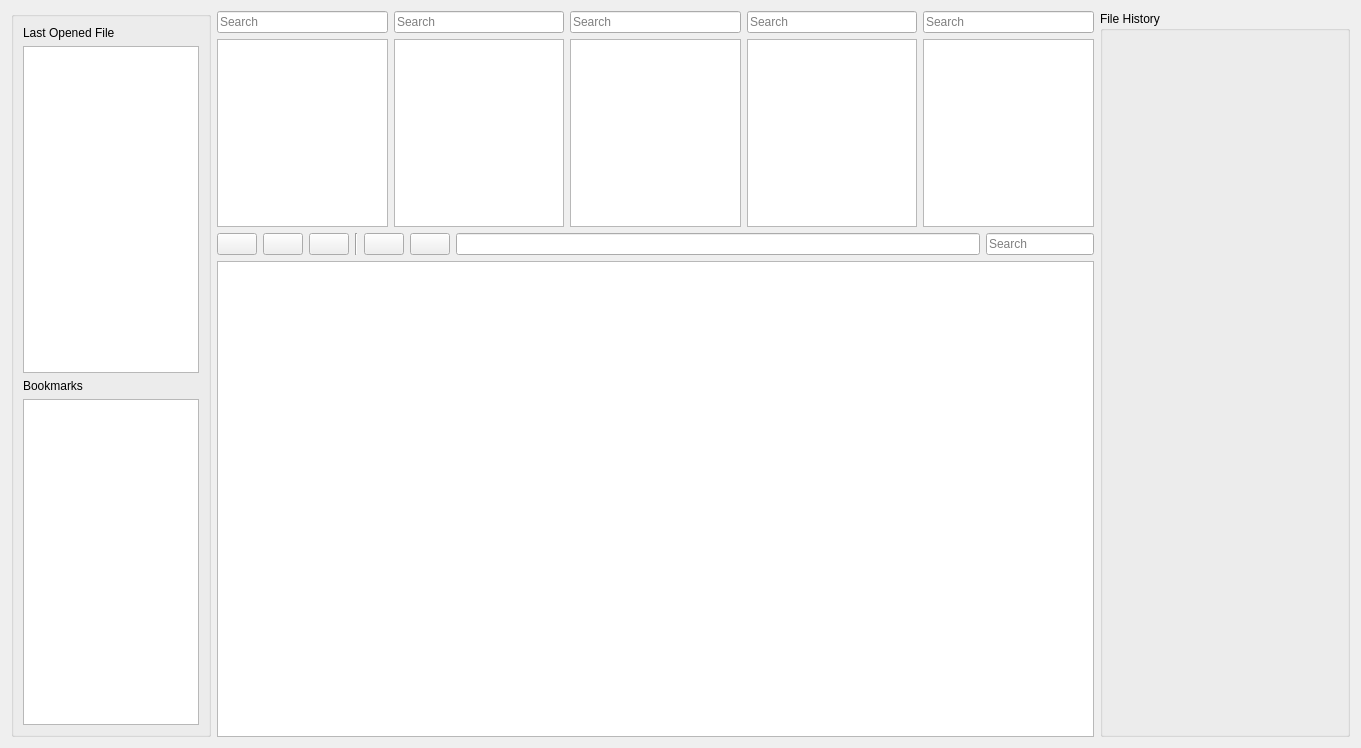
<?xml version="1.0" encoding="UTF-8"?>
<ui version="4.0">
 <class>Form</class>
 <widget class="QWidget" name="Form">
  <property name="geometry">
   <rect>
    <x>0</x>
    <y>0</y>
    <width>1361</width>
    <height>748</height>
   </rect>
  </property>
  <property name="windowTitle">
   <string>Form</string>
  </property>
  <layout class="QGridLayout" name="gridLayout">
   <item row="0" column="0">
    <widget class="QGroupBox" name="groupBox">
     <property name="minimumSize">
      <size>
       <width>200</width>
       <height>0</height>
      </size>
     </property>
     <property name="maximumSize">
      <size>
       <width>200</width>
       <height>16777215</height>
      </size>
     </property>
     <property name="title">
      <string/>
     </property>
     <layout class="QGridLayout" name="gridLayout_3">
      <item row="3" column="0">
       <widget class="QListView" name="listView_bookmarks"/>
      </item>
      <item row="1" column="0">
       <widget class="QListWidget" name="listWidget_last_opened_file"/>
      </item>
      <item row="0" column="0">
       <widget class="QLabel" name="label">
        <property name="text">
         <string>Last Opened File</string>
        </property>
       </widget>
      </item>
      <item row="2" column="0">
       <widget class="QLabel" name="label_2">
        <property name="text">
         <string>Bookmarks</string>
        </property>
       </widget>
      </item>
     </layout>
    </widget>
   </item>
   <item row="0" column="1">
    <layout class="QVBoxLayout" name="verticalLayout_2" stretch="3,7">
     <item>
      <layout class="QGridLayout" name="gridLayout_4">
       <item row="1" column="3">
        <widget class="QListWidget" name="listWidget_column_4"/>
       </item>
       <item row="1" column="4">
        <widget class="QListWidget" name="listWidget_column_5"/>
       </item>
       <item row="0" column="0">
        <widget class="QLineEdit" name="lineEdit_column_1_search">
         <property name="placeholderText">
          <string>Search</string>
         </property>
        </widget>
       </item>
       <item row="0" column="1">
        <widget class="QLineEdit" name="lineEdit_column_2_search">
         <property name="placeholderText">
          <string>Search</string>
         </property>
        </widget>
       </item>
       <item row="0" column="2">
        <widget class="QLineEdit" name="lineEdit_column_3_search">
         <property name="placeholderText">
          <string>Search</string>
         </property>
        </widget>
       </item>
       <item row="0" column="4">
        <widget class="QLineEdit" name="lineEdit_column_5_search">
         <property name="placeholderText">
          <string>Search</string>
         </property>
        </widget>
       </item>
       <item row="0" column="3">
        <widget class="QLineEdit" name="lineEdit_column_4_search">
         <property name="placeholderText">
          <string>Search</string>
         </property>
        </widget>
       </item>
       <item row="1" column="1">
        <widget class="QListWidget" name="listWidget_column_2"/>
       </item>
       <item row="1" column="2">
        <widget class="QListWidget" name="listWidget_column_3"/>
       </item>
       <item row="1" column="0">
        <widget class="QListWidget" name="listWidget_column_1"/>
       </item>
      </layout>
     </item>
     <item>
      <layout class="QHBoxLayout" name="horizontalLayout" stretch="8">
       <item>
        <layout class="QVBoxLayout" name="verticalLayout">
         <item>
          <layout class="QGridLayout" name="gridLayout_6" columnstretch="0,0,0,0,0,0,0,1,0">
           <item row="0" column="1">
            <widget class="QPushButton" name="pushButton_up">
             <property name="text">
              <string/>
             </property>
            </widget>
           </item>
           <item row="0" column="0">
            <widget class="QPushButton" name="pushButton_back">
             <property name="text">
              <string/>
             </property>
            </widget>
           </item>
           <item row="0" column="3">
            <widget class="QPushButton" name="pushButton_refresh">
             <property name="text">
              <string/>
             </property>
            </widget>
           </item>
           <item row="0" column="7">
            <widget class="QLineEdit" name="lineEdit_path"/>
           </item>
           <item row="0" column="8">
            <widget class="QLineEdit" name="lineEdit_search">
             <property name="placeholderText">
              <string>Search</string>
             </property>
            </widget>
           </item>
           <item row="0" column="5">
            <widget class="QPushButton" name="pushButton_create_folder">
             <property name="text">
              <string/>
             </property>
            </widget>
           </item>
           <item row="0" column="4">
            <widget class="Line" name="line">
             <property name="orientation">
              <enum>Qt::Vertical</enum>
             </property>
            </widget>
           </item>
           <item row="0" column="6">
            <widget class="QPushButton" name="pushButton_open_current_directory">
             <property name="text">
              <string/>
             </property>
            </widget>
           </item>
          </layout>
         </item>
         <item>
          <widget class="QTableView" name="tableView_current_directory">
           <attribute name="horizontalHeaderVisible">
            <bool>false</bool>
           </attribute>
          </widget>
         </item>
        </layout>
       </item>
      </layout>
     </item>
    </layout>
   </item>
   <item row="0" column="2">
    <widget class="QGroupBox" name="groupBox_5">
     <property name="minimumSize">
      <size>
       <width>250</width>
       <height>0</height>
      </size>
     </property>
     <property name="maximumSize">
      <size>
       <width>250</width>
       <height>16777215</height>
      </size>
     </property>
     <property name="title">
      <string>File History</string>
     </property>
    </widget>
   </item>
  </layout>
 </widget>
 <resources/>
 <connections/>
</ui>
